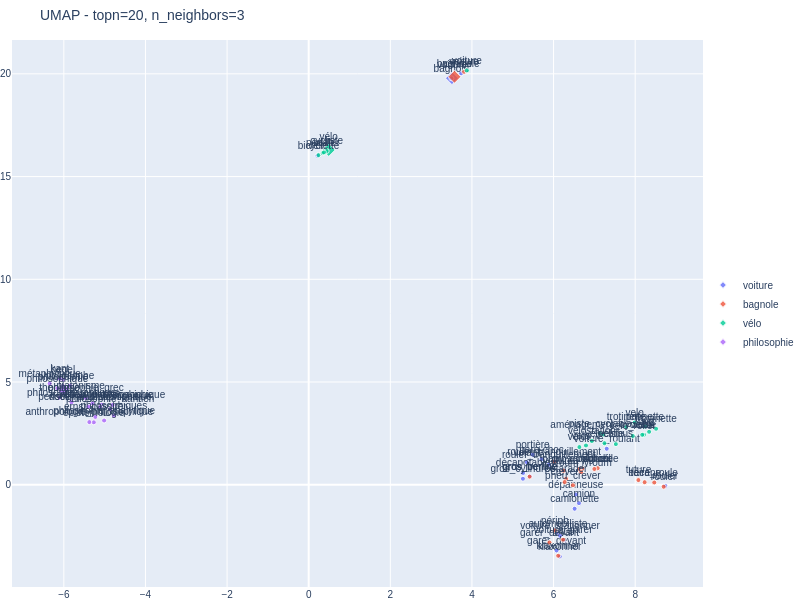
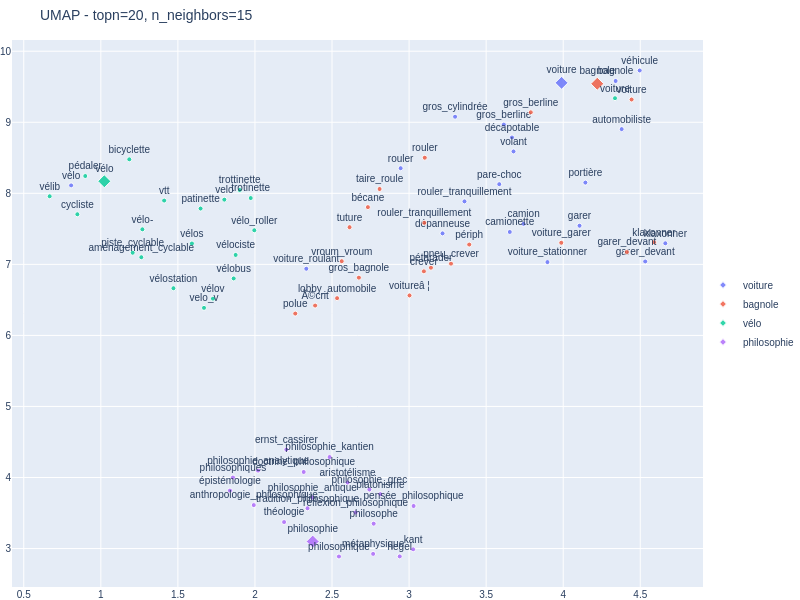

The notebook cell saved with these charts, in order:
### Markdown cell above
**Réponse 4b :** Les méthodes non linéaires séparent mieux les groupes, à condition de garder un nombre de voisins assez faible.

- **Isomap** (`n_neighbors=10`) : quatre « branches » distinctes (philosophie, vélo, bagnole, voiture), mais voiture et bagnole restent en partie mélangés là où les branches se rejoignent.
- **t-SNE** (`perplexity=8`) : c'est le meilleur résultat, les quatre groupes sont identifiables (vélo, bagnole, voiture, et philosophie à l'écart). Dès 20, voiture et bagnole se mélangent.
- **UMAP** (`n_neighbors=8`) : philosophie est isolée et vélo se trouve à une extrémité de la bande des transports, mais voiture et bagnole y restent mélangés.

Meilleurs paramètres : **t-SNE avec une perplexité entre 8 et 12**. De manière générale, une petite valeur de `n_neighbors` (ou de perplexité) préserve la structure locale et sépare les groupes proches, tandis qu'une grande valeur privilégie la structure globale et fusionne voiture et bagnole.

On remarque aussi que les trois mots de départ *voiture*, *bagnole* et *vélo* (losanges) apparaissent souvent ensemble, un peu à l'écart de leurs voisins : chacun fait partie des voisins des autres.

### Code cell
# Question 4c
# Cinq clusters : un très petit n_neighbors fragmente les groupes
display_dimred_neighbors(model, word_list, n_components=2, topn=20, method='umap', n_neighbors=3)

# Trois clusters : un n_neighbors plus grand fusionne voiture et bagnole
display_dimred_neighbors(model, word_list, n_components=2, topn=20, method='umap', n_neighbors=15)

### Figure 1 — Plotly figure (JSON) as saved in the notebook; plotly's stock layout.template omitted (floating-point values rounded to 4 significant figures)
{"data": [{"marker": {"color": "#636EFA", "opacity": 0.8, "size": [10, 5, 5, 5, 5, 5, 5, 5, 5, 5, 5, 5, 5, 5, 5, 5, 5, 5, 5, 5, 5], "symbol": ["diamond", "circle", "circle", "circle", "circle", "circle", "circle", "circle", "circle", "circle", "circle", "circle", "circle", "circle", "circle", "circle", "circle", "circle", "circle", "circle", "circle"]}, "mode": "markers+text", "name": "voiture", "text": ["voiture", "gros_berline", "bagnole", "rouler", "véhicule", "décapotable", "pare-choc", "portière", "garer", "camionette", "camion", "garer_devant", "automobiliste", "rouler_tranquillement", "volant", "vélo", "voiture_roulant", "klaxonner", "gros_cylindrée", "dépanneuse", "voiture_stationner"], "textfont": {"size": 10}, "textposition": "top center", "type": "scatter", "x": [3.51, 5.423, 3.496, 8.738, 3.735, 5.253, 5.705, 5.488, 6.259, 6.516, 6.623, 6.073, 6.106, 5.885, 5.343, 0.2142, 7.303, 6.151, 5.249, 6.547, 6.159], "y": [19.79, 0.415, 19.78, -0.05547, 20.02, 0.572, 1.243, 1.459, -2.697, -1.169, -0.8962, -3.202, -2.365, 0.9761, 1.099, 16.02, 1.752, -3.494, 0.2917, -0.475, -2.486]}, {"marker": {"color": "#EF553B", "opacity": 0.8, "size": [10, 5, 5, 5, 5, 5, 5, 5, 5, 5, 5, 5, 5, 5, 5, 5, 5, 5, 5, 5, 5], "symbol": ["diamond", "circle", "circle", "circle", "circle", "circle", "circle", "circle", "circle", "circle", "circle", "circle", "circle", "circle", "circle", "circle", "circle", "circle", "circle", "circle", "circle"]}, "mode": "markers+text", "name": "bagnole", "text": ["bagnole", "voiture", "rouler", "gros_bagnole", "taire_roule", "gros_berline", "lobby_automobile", "pétarader", "klaxonner", "voitureâ ¦", "périph", "Ã©crit", "crever", "rouler_tranquillement", "pneu_crever", "tuture", "voiture_garer", "bécane", "vroum_vroum", "polue", "garer_devant"], "textfont": {"size": 10}, "textposition": "top center", "type": "scatter", "x": [3.573, 3.809, 8.698, 6.707, 8.467, 5.412, 6.631, 6.306, 6.113, 6.245, 6.031, 7.081, 6.271, 6.014, 6.474, 8.079, 6.233, 8.231, 6.677, 7.0, 5.9], "y": [19.86, 20.1, -0.09657, 0.7882, 0.1075, 0.3926, 0.7621, 0.2876, -3.457, 0.6868, -2.227, 0.8053, 0.1296, 1.117, -0.0266, 0.2262, -2.674, 0.123, 0.6124, 0.7673, -2.81]}, {"marker": {"color": "#00CC96", "opacity": 0.8, "size": [10, 5, 5, 5, 5, 5, 5, 5, 5, 5, 5, 5, 5, 5, 5, 5, 5, 5, 5, 5, 5], "symbol": ["diamond", "circle", "circle", "circle", "circle", "circle", "circle", "circle", "circle", "circle", "circle", "circle", "circle", "circle", "circle", "circle", "circle", "circle", "circle", "circle", "circle"]}, "mode": "markers+text", "name": "vélo", "text": ["vélo", "bicyclette", "cycliste", "pédaler", "vélib", "velo", "vélo-", "vélos", "vélostation", "velo_v", "trotinette", "trottinette", "vélo_roller", "voiture", "piste_cyclable", "vtt", "vélociste", "vélov", "aménagement_cyclable", "vélobus", "patinette"], "textfont": {"size": 10}, "textposition": "top center", "type": "scatter", "x": [0.4913, 0.2406, 0.4401, 0.3408, 0.3727, 7.985, 8.216, 8.173, 6.939, 6.794, 7.781, 8.511, 7.94, 3.875, 7.143, 8.342, 7.248, 6.633, 7.215, 7.526, 8.239], "y": [16.29, 16.04, 16.24, 16.14, 16.18, 3.024, 2.434, 2.43, 2.128, 1.912, 2.81, 2.724, 2.375, 20.16, 2.492, 2.577, 2.021, 1.833, 2.444, 1.977, 2.834]}, {"marker": {"color": "#AB63FA", "opacity": 0.8, "size": [10, 5, 5, 5, 5, 5, 5, 5, 5, 5, 5, 5, 5, 5, 5, 5, 5, 5, 5, 5, 5], "symbol": ["diamond", "circle", "circle", "circle", "circle", "circle", "circle", "circle", "circle", "circle", "circle", "circle", "circle", "circle", "circle", "circle", "circle", "circle", "circle", "circle", "circle"]}, "mode": "markers+text", "name": "philosophie", "text": ["philosophie", "philosophique", "philosophe", "philosophie_antique", "tradition_philosophique", "réflexion_philosophique", "métaphysique", "hegel", "kant", "épistémologie", "théologie", "philosophiques", "philosophie_kantien", "philosophie_analytique", "aristotélisme", "pensée_philosophique", "platonisme", "doctrine_philosophique", "anthropologie_philosophique", "ernst_cassirer", "philosophie_grec"], "textfont": {"size": 10}, "textposition": "top center", "type": "scatter", "x": [-6.02, -6.157, -5.848, -5.812, -5.072, -4.803, -6.347, -6.023, -6.097, -5.265, -6.104, -4.775, -4.864, -5.012, -5.297, -5.399, -5.588, -5.111, -5.375, -5.227, -5.46], "y": [4.647, 4.698, 4.816, 4.015, 3.891, 3.881, 4.924, 5.108, 5.156, 3.037, 4.244, 3.367, 3.681, 3.126, 3.954, 3.796, 4.314, 3.788, 3.049, 3.301, 4.22]}], "layout": {"font": {"family": "Arial", "size": 10}, "height": 600, "legend": {"x": 1, "y": 0.5}, "margin": {"b": 0, "l": 0, "r": 0, "t": 40}, "showlegend": true, "title": {"text": "UMAP - topn=20, n_neighbors=3"}, "width": 800}}

### Figure 2 — Plotly figure (JSON) as saved in the notebook; plotly's stock layout.template omitted (floating-point values rounded to 4 significant figures)
{"data": [{"marker": {"color": "#636EFA", "opacity": 0.8, "size": [10, 5, 5, 5, 5, 5, 5, 5, 5, 5, 5, 5, 5, 5, 5, 5, 5, 5, 5, 5, 5], "symbol": ["diamond", "circle", "circle", "circle", "circle", "circle", "circle", "circle", "circle", "circle", "circle", "circle", "circle", "circle", "circle", "circle", "circle", "circle", "circle", "circle", "circle"]}, "mode": "markers+text", "name": "voiture", "text": ["voiture", "gros_berline", "bagnole", "rouler", "véhicule", "décapotable", "pare-choc", "portière", "garer", "camionette", "camion", "garer_devant", "automobiliste", "rouler_tranquillement", "volant", "vélo", "voiture_roulant", "klaxonner", "gros_cylindrée", "dépanneuse", "voiture_stationner"], "textfont": {"size": 10}, "textposition": "top center", "type": "scatter", "x": [3.989, 3.615, 4.34, 2.945, 4.496, 3.668, 3.585, 4.144, 4.106, 3.653, 3.743, 4.532, 4.379, 3.359, 3.678, 0.8074, 2.333, 4.663, 3.298, 3.217, 3.898], "y": [9.555, 8.967, 9.581, 8.353, 9.729, 8.786, 8.129, 8.151, 7.544, 7.456, 7.571, 7.041, 8.903, 7.887, 8.589, 8.112, 6.938, 7.297, 9.078, 7.436, 7.032]}, {"marker": {"color": "#EF553B", "opacity": 0.8, "size": [10, 5, 5, 5, 5, 5, 5, 5, 5, 5, 5, 5, 5, 5, 5, 5, 5, 5, 5, 5, 5], "symbol": ["diamond", "circle", "circle", "circle", "circle", "circle", "circle", "circle", "circle", "circle", "circle", "circle", "circle", "circle", "circle", "circle", "circle", "circle", "circle", "circle", "circle"]}, "mode": "markers+text", "name": "bagnole", "text": ["bagnole", "voiture", "rouler", "gros_bagnole", "taire_roule", "gros_berline", "lobby_automobile", "pétarader", "klaxonner", "voitureâ ¦", "périph", "Ã©crit", "crever", "rouler_tranquillement", "pneu_crever", "tuture", "voiture_garer", "bécane", "vroum_vroum", "polue", "garer_devant"], "textfont": {"size": 10}, "textposition": "top center", "type": "scatter", "x": [4.221, 4.444, 3.102, 2.674, 2.809, 3.79, 2.533, 3.142, 4.589, 3.003, 3.39, 2.39, 3.096, 3.099, 3.272, 2.614, 3.987, 2.733, 2.563, 2.261, 4.413], "y": [9.542, 9.32, 8.501, 6.813, 8.061, 9.14, 6.524, 6.953, 7.311, 6.563, 7.279, 6.42, 6.902, 7.584, 7.01, 7.523, 7.304, 7.806, 7.044, 6.307, 7.173]}, {"marker": {"color": "#00CC96", "opacity": 0.8, "size": [10, 5, 5, 5, 5, 5, 5, 5, 5, 5, 5, 5, 5, 5, 5, 5, 5, 5, 5, 5, 5], "symbol": ["diamond", "circle", "circle", "circle", "circle", "circle", "circle", "circle", "circle", "circle", "circle", "circle", "circle", "circle", "circle", "circle", "circle", "circle", "circle", "circle", "circle"]}, "mode": "markers+text", "name": "vélo", "text": ["vélo", "bicyclette", "cycliste", "pédaler", "vélib", "velo", "vélo-", "vélos", "vélostation", "velo_v", "trotinette", "trottinette", "vélo_roller", "voiture", "piste_cyclable", "vtt", "vélociste", "vélov", "aménagement_cyclable", "vélobus", "patinette"], "textfont": {"size": 10}, "textposition": "top center", "type": "scatter", "x": [1.023, 1.185, 0.8478, 0.899, 0.6681, 1.801, 1.27, 1.591, 1.471, 1.669, 1.973, 1.901, 1.996, 4.336, 1.206, 1.411, 1.875, 1.728, 1.263, 1.862, 1.647], "y": [8.17, 8.478, 7.705, 8.243, 7.958, 7.911, 7.493, 7.294, 6.664, 6.388, 7.933, 8.047, 7.48, 9.339, 7.164, 7.898, 7.133, 6.517, 7.1, 6.802, 7.786]}, {"marker": {"color": "#AB63FA", "opacity": 0.8, "size": [10, 5, 5, 5, 5, 5, 5, 5, 5, 5, 5, 5, 5, 5, 5, 5, 5, 5, 5, 5, 5], "symbol": ["diamond", "circle", "circle", "circle", "circle", "circle", "circle", "circle", "circle", "circle", "circle", "circle", "circle", "circle", "circle", "circle", "circle", "circle", "circle", "circle", "circle"]}, "mode": "markers+text", "name": "philosophie", "text": ["philosophie", "philosophique", "philosophe", "philosophie_antique", "tradition_philosophique", "réflexion_philosophique", "métaphysique", "hegel", "kant", "épistémologie", "théologie", "philosophiques", "philosophie_kantien", "philosophie_analytique", "aristotélisme", "pensée_philosophique", "platonisme", "doctrine_philosophique", "anthropologie_philosophique", "ernst_cassirer", "philosophie_grec"], "textfont": {"size": 10}, "textposition": "top center", "type": "scatter", "x": [2.375, 2.545, 2.77, 2.372, 2.341, 2.653, 2.767, 2.939, 3.026, 1.838, 2.189, 1.857, 2.484, 2.02, 2.601, 3.029, 2.813, 2.316, 1.992, 2.204, 2.742], "y": [3.099, 2.888, 3.35, 3.719, 3.567, 3.508, 2.925, 2.889, 2.989, 3.816, 3.373, 4.0, 4.287, 4.097, 3.929, 3.599, 3.765, 4.078, 3.611, 4.393, 3.831]}], "layout": {"font": {"family": "Arial", "size": 10}, "height": 600, "legend": {"x": 1, "y": 0.5}, "margin": {"b": 0, "l": 0, "r": 0, "t": 40}, "showlegend": true, "title": {"text": "UMAP - topn=20, n_neighbors=15"}, "width": 800}}
